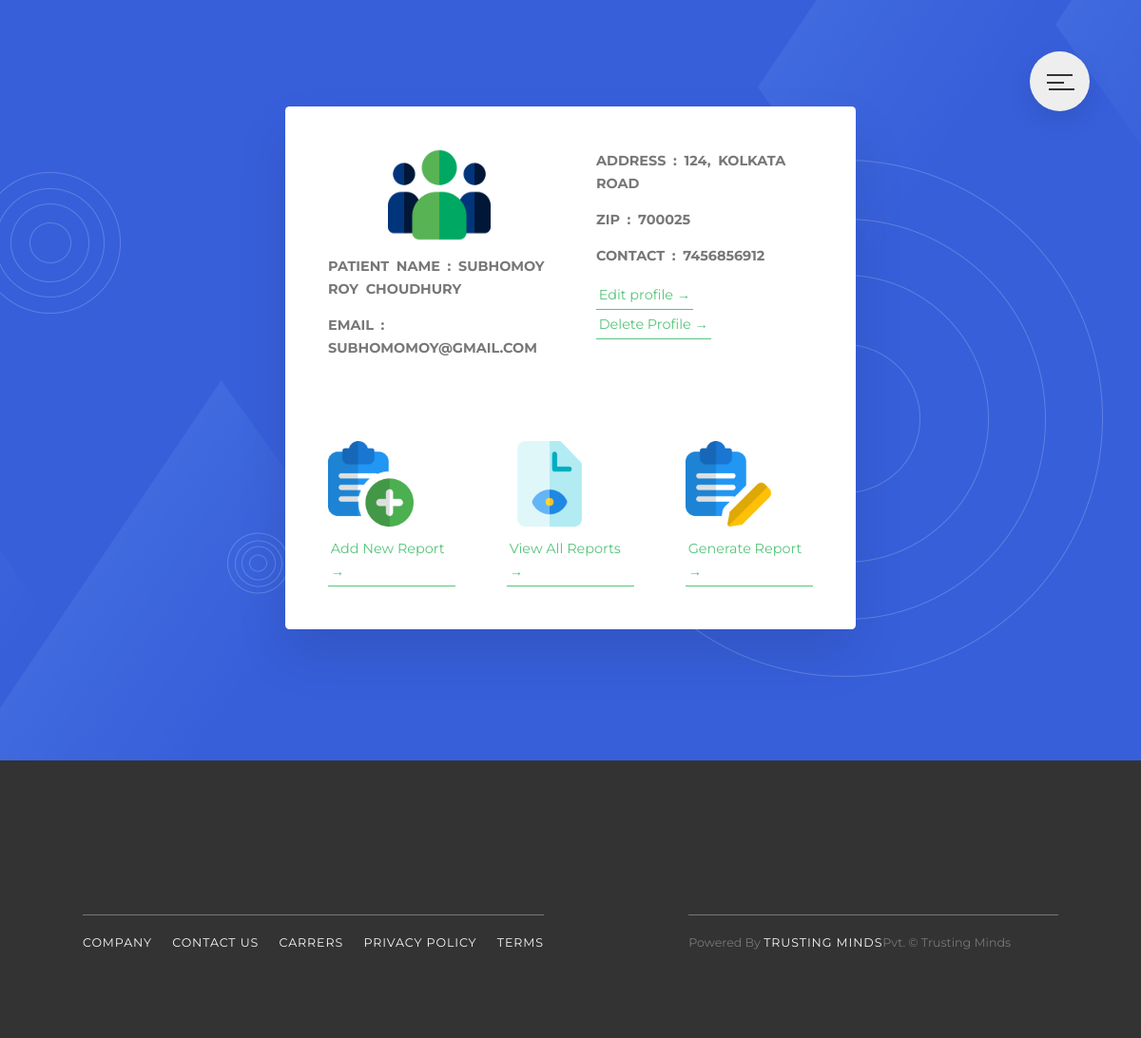
Page /patientprofile/20 (signed in) on the committed database.
### patient/models.py (models this page shows, shortened)
class Patient(models.Model):
    first_name = models.CharField(max_length=55, blank=False, null=False)
    last_name = models.CharField(max_length=55, blank=False, null=False)
    email = models.EmailField(max_length=255, blank=False, null=False, unique=True)
    address = models.TextField(max_length=255, blank=True, null=True)
    postal_zip = models.IntegerField(max_length=255, blank=True, null=True)
    city = models.CharField(max_length=255, blank=True, null=True)
    country = models.CharField(max_length=255, blank=True, null=True)
    phone_number = models.IntegerField(max_length=17, blank=True, null=True) # mobile
    alternate_number = models.IntegerField(max_length=17, blank=True, null=True) # alternate

### patient/views.py (the view)
# urls.py: path('patientprofile/<int:pk>', PatientProfileView.as_view(), name='patient-profile' ),
class PatientProfileView(LoginRequiredMixin, DetailView):
    model = Patient
    template_name = 'patient/patient_profile_view.html'
    context_object_name = 'patient'

### patient/templates/patient/patient_profile_view.html
{%  extends 'patient/base2.html' %}
{% load static %}
{% load widget_tweaks %}
{% block content %}
<div class="patient_profile">
     <div class="story GB">
        <div class="row GB">
          <div class="col-1-of-2 GB">
            <figure class="story__shape">
              <img
                src="../static/patient/img/customer.png"
                alt="person on a tour"
                class="story__img"
              />
            </figure>
            <div class="u-margin-top-small">
              <h3 class="heading-tertiary u-margin-bottom-small">
                PATIENT NAME : {{patient.first_name | title}} {{patient.last_name | title}}
              </h3>
              <h3 class="heading-tertiary u-margin-bottom-small">
                EMAIL : {{patient.email}}
              </h3>
            </div>
          </div>
          <div class="col-1-of-2 GB">
            <div class="story__text">
              <h3 class="heading-tertiary u-margin-bottom-small">
                ADDRESS : {{patient.address}}
              </h3>
              <h3 class="heading-tertiary u-margin-bottom-small">
                ZIP : {{patient.postal_zip}}
              </h3>
              <h3 class="heading-tertiary u-margin-bottom-small">CONTACT : {{patient.phone_number}}</h3>
              <div class="GB">
                <a href="{% url 'patient-update' patient.id %}" class="btn-text">Edit profile &rarr;</a>
              </div>
              <div class="GB">
                <a href="{% url 'patient-delete' patient.id %}" class="btn-text">Delete Profile &rarr;</a>
              </div>
            </div>
          </div>
        </div>
        <div class="row GB">
          <div class="col-1-of-3 GB">
            <div>
              <a href="">
                <img src="../static/patient/img/add.png" alt="" class="profile__buttons-addimg"
              /></a>
              <div class="GB">
                <a href="{% url 'upload-pdf' patient.id %}" class="btn-text"
                  >Add New Report &rarr;</a
                >
              </div>
            </div>
          </div>
          <div class="col-1-of-3 GB">
            <div class="Gb">
              <img src="../static/patient/img/file.png" alt="" class="profile__buttons-addimg" />
              <div class="GB">
                <a href="{% url 'show-all-report' patient.id %}" class="btn-text"
                  >View All Reports &rarr;</a
                >
              </div>
            </div>
          </div>
          <div class="col-1-of-3 GB">
            <div class="GB">
              <img src="../static/patient/img/edit.png" alt="" class="profile__buttons-addimg" />
              <div class="GB">
                <a href="{% url 'patient-final-report' patient.id %}" class="btn-text"
                  >Generate Report &rarr;</a
                >
              </div>
            </div>
          </div>
        </div>
      </div>
    </div>
{% endblock content %}

### patient/static/patient/css/style.css (style rules this page uses)
*, *::after, *::before { margin: 0; padding: 0; box-sizing: inherit; }
html { font-size: 62.5%; }
@media only screen and (max-width: 75em) { html { font-size: 56.25%; } }
body { box-sizing: border-box; }
body { font-family: "Montserrat", sans-serif; font-weight: 400; line-height: 1.7; color: #777; background-color: #eeebebef; }
.heading-tertiary { font-size: 1.6rem; font-weight: 700; text-transform: uppercase; word-spacing: 0.4rem; }
.u-margin-bottom-small { margin-bottom: 1.5rem !important; }
.u-margin-top-small { margin-top: 2rem !important; }
.row { max-width: 114rem; margin: 0 auto; }
.row:not(:last-child) { margin-bottom: 8rem; }
.row::after { content: ""; display: table; clear: both; }
.row [class^="col-"] { float: left; }
.row [class^="col-"]:not(:last-child) { margin-right: 6rem; }
.row .col-1-of-2 { width: calc((100% - 6rem) / 2); }
.row .col-1-of-3 { width: calc((100% - 2 * 6rem) / 3); }
.btn-text:link, .btn-text:visited { font-size: 1.6rem; color: #55c57a; display: inline-block; text-decoration: none; border-bottom: 0.1rem solid #55c57a; padding: 0.3rem; transition: all 0.3s; }
.story { position: absolute; top: 2%; left: 25%; width: 50%; margin: 10rem auto; box-shadow: 0 3rem 6rem rgba(0, 0, 0, 0.1); background-color: #fff; border-radius: 0.5rem; padding: 5rem; font-size: 1.6rem; }
.story__shape { height: 10rem; width: 10rem; margin: 0.3rem 10rem; position: relative; }
.story__img { height: 100%; width: auto; transform: translateX(-2rem) scale(1.2); transition: all 0.5s; }
.profile__buttons-addimg { height: 10rem; width: auto; }
.patient_profile { background-image: url(../img/3.png); background-size: cover; background-position: top; height: 100vh; }

### rows in the picture
Patient: first_name "SUBHOMOY", last_name "ROY CHOUDHURY", email "SUBHOMOMOY@GMAIL.COM", address "124, KOLKATA ROAD", postal_zip "700025", phone_number "7456856912"
